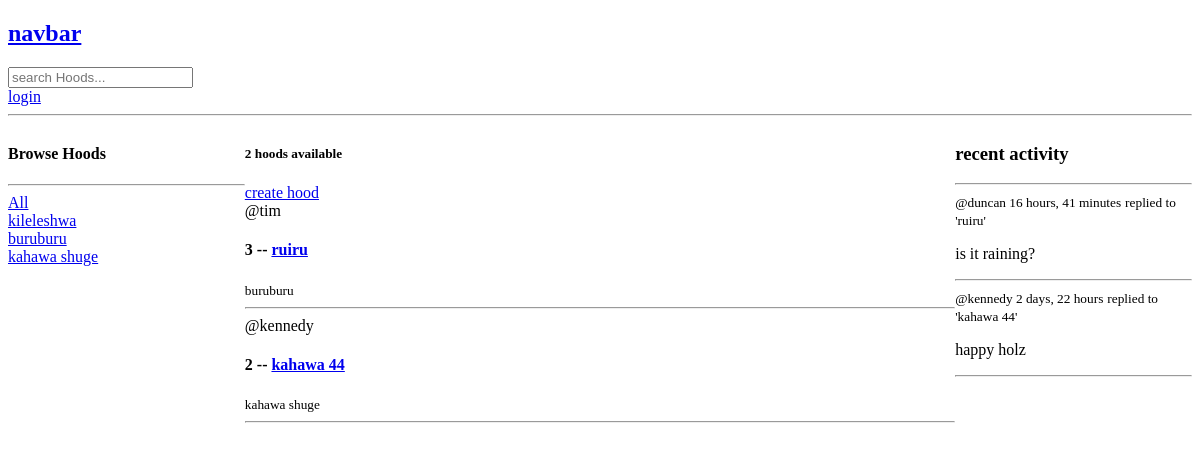
/, run on an earlier commit of the app's database.
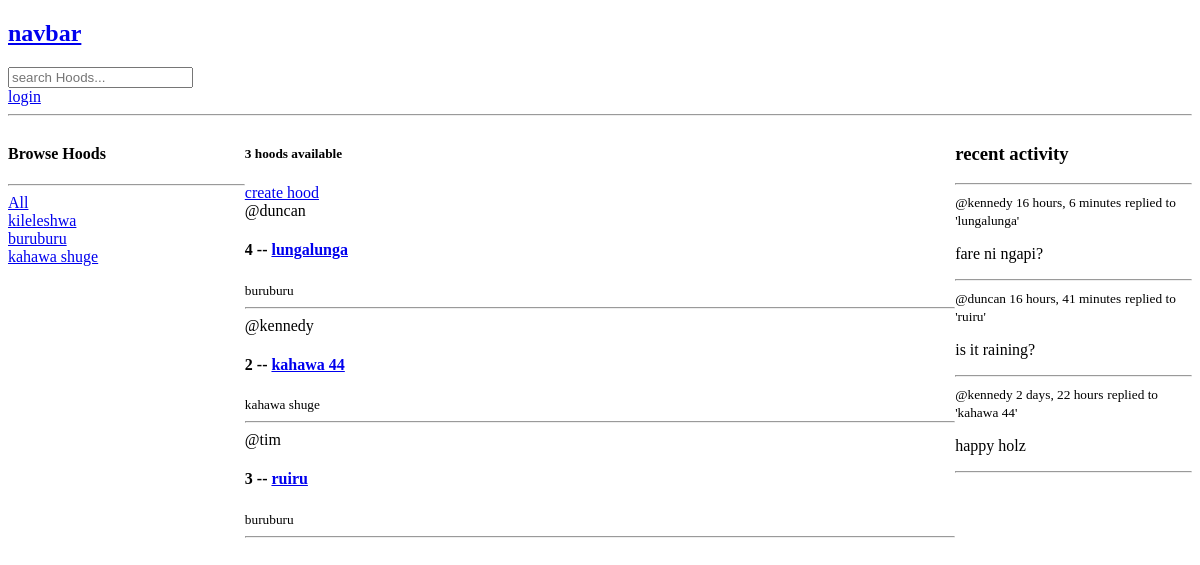
And on a later commit of the database.
### app/models.py (models this page shows, shortened)
class Location(models.Model):
    name = models.CharField(max_length=200)

class Hood(models.Model):
    host = models.ForeignKey(User, on_delete=models.SET_NULL, null=True)
    name = models.CharField(max_length=100)
    location = models.ForeignKey(Location, on_delete=models.SET_NULL, null=True)
    occupants = models.ManyToManyField(User, related_name='occupants', blank=True)
    updated = models.DateTimeField(auto_now=True)
    created = models.DateTimeField(auto_now_add=True)
    class Meta:
        ordering = ['-updated', '-created']
    def __str__(self):
        return self.name

class Post(models.Model):
    user = models.ForeignKey(User, on_delete=models.CASCADE)
    hood = models.ForeignKey(Hood, on_delete=models.CASCADE)
    body = models.TextField()
    updated = models.DateTimeField(auto_now=True)
    created = models.DateTimeField(auto_now_add=True)
    class Meta:
        ordering = ['-updated', '-created']
    def __str__(self):
        return self.body[0:50]

### app/views.py (the view)
# urls.py: path('', views.home, name='home'),
def home(request):
    q = request.GET.get('q') if request.GET.get('q') != None else ''
    hoods = Hood.objects.filter(Q(location__name__icontains=q) | Q(name__icontains=q))
    locations = Location.objects.all()
    hood_count = hoods.count()
    posts = Post.objects.filter(Q(hood__location__name__icontains=q))
    context = {
        'hoods':hoods,
        'locations':locations,
        'hood_count':hood_count,
        'posts':posts
    }
    return render(request, 'app/home.html', context)

### app/templates/app/home.html (shortened to what this page needs)
{% extends 'base.html' %}
{% block content %}
<div class="container home-container">
        <div>
            <h4>Browse Hoods</h4>
            <hr>
            <div>
                <a href="{% url 'home' %}">All</a>
            </div>
            {% for locale in locations %}
                <div>
                    <a href="{% url 'home' %}?q={{ locale.name }}">{{ locale.name }}</a>
                </div>
            {% endfor %}
        </div>
        <div>
            <h5>{{ hood_count }} hoods available</h5>
            <a href="{% url 'create_hood' %}">create hood</a>
            {% for hood in hoods %}
            <div>
                <span>@{{ hood.host.username }}</span>
                <h4>{{ hood.id }} -- <a href="{% url 'hood' hood.id %}">{{ hood.name }}</a></h4>
                <small>{{hood.location.name}}</small>
                <hr>
            </div>
            {% endfor %}
        </div>
        <div>
            <h3>recent activity</h3>
            <hr>
            {% for post in posts %}
                <div>
                    <small>@{{ post.user }} {{ post.created | timesince }}</small>
                    <small>replied to '{{ post.hood }}'</small>
                    <p>{{ post }}</p>
                    <hr>
                </div>
            {% endfor %}
        </div>
</div>
{% endblock %}

### app/templates/base.html (shortened to what this page needs)
<!DOCTYPE html>
<html lang="en">
<head>
</head>
<body>
    {% include 'navbar.html' %}
    {% block content %} {% endblock %}
</body>
</html>

### app/templates/navbar.html
<a href="{% url 'home' %}"><h2>navbar</h2></a>
<form action="{% url 'home' %}" method="GET">
    <input type="text" name='q' placeholder="search Hoods..."/>
</form>
{% if request.user.is_authenticated %}
    <p>Hello, {{ request.user }}</p>
    <a href="{% url 'logout' %}">logout</a>
{% else %}
    <a href="{% url 'login' %}">login</a>
{% endif %}
<hr>

### app/templates/app/home.html (style rules this page uses)
.home-container { display: grid; grid-template-columns: 1fr 3fr 1fr; }

What changed in the data, as far as the page shows it:
added Hood: host.username "duncan", id "4", name "lungalunga", location.name "buruburu"
changed Hood "kahawa 44": moves up the list
added Post: user "kennedy", created "16 hours, 6 minutes", hood "lungalunga", body "fare ni ngapi?"
Also different on the page:
{{ hood_count }}: "2" → "3"
